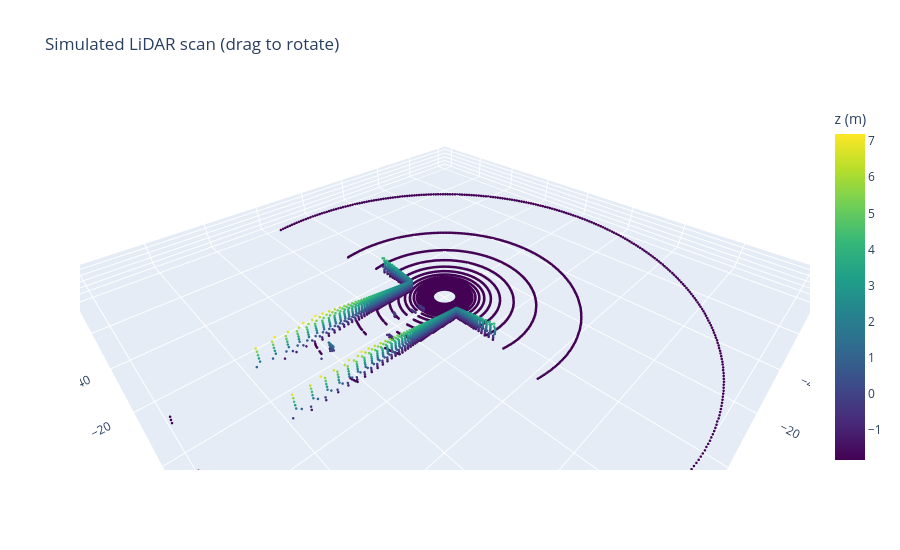

Here is the notebook cell this chart was saved with:
### Markdown cell above
### Interactive 3D view

If Plotly is installed (it is on Colab), the next cell shows a rotatable 3D view; otherwise it falls back to a static Matplotlib view.

### Code cell
sub = points[::4]
try:
    import plotly.graph_objects as go
    fig = go.Figure(go.Scatter3d(x=sub[:, 0], y=sub[:, 1], z=sub[:, 2], mode='markers',
                                 marker=dict(size=1.5, color=sub[:, 2], colorscale='Viridis',
                                             colorbar=dict(title='z (m)'))))
    fig.update_layout(title='Simulated LiDAR scan (drag to rotate)', height=550,
                      scene=dict(xaxis_title='x fwd (m)', yaxis_title='y left (m)', zaxis_title='z up (m)',
                                 aspectmode='data'))
    fig.show()
except ImportError:
    fig = plt.figure(figsize=(10, 7)); ax = fig.add_subplot(111, projection='3d')
    ax.scatter(sub[:, 0], sub[:, 1], sub[:, 2], c=sub[:, 2], cmap='viridis', s=0.5)
    ax.set_xlabel('x fwd (m)'); ax.set_ylabel('y left (m)'); ax.set_zlabel('z up (m)')
    ax.set_title('Simulated LiDAR scan (static view)'); plt.show()
print(f"3D view shows {len(sub):,} of {len(points):,} points (every 4th point).")

### Figure 1 — Plotly figure (JSON) as saved in the notebook; plotly's stock layout.template omitted (floating-point values rounded to 4 significant figures; data arrays with more than 128 entries replaced by an {"elided": "..."} marker saying what was removed)
{"data": [{"marker": {"color": {"elided": "11624 float values"}, "colorbar": {"title": {"text": "z (m)"}}, "colorscale": [[0.0, "#440154"], [0.1111, "#482878"], [0.2222, "#3e4989"], [0.3333, "#31688e"], [0.4444, "#26828e"], [0.5556, "#1f9e89"], [0.6667, "#35b779"], [0.7778, "#6ece58"], [0.8889, "#b5de2b"], [1.0, "#fde725"]], "size": 1.5}, "mode": "markers", "type": "scatter3d", "x": {"elided": "11624 float values"}, "y": {"elided": "11624 float values"}, "z": {"elided": "11624 float values"}}], "layout": {"height": 550, "scene": {"aspectmode": "data", "xaxis": {"title": {"text": "x fwd (m)"}}, "yaxis": {"title": {"text": "y left (m)"}}, "zaxis": {"title": {"text": "z up (m)"}}}, "title": {"text": "Simulated LiDAR scan (drag to rotate)"}}}
